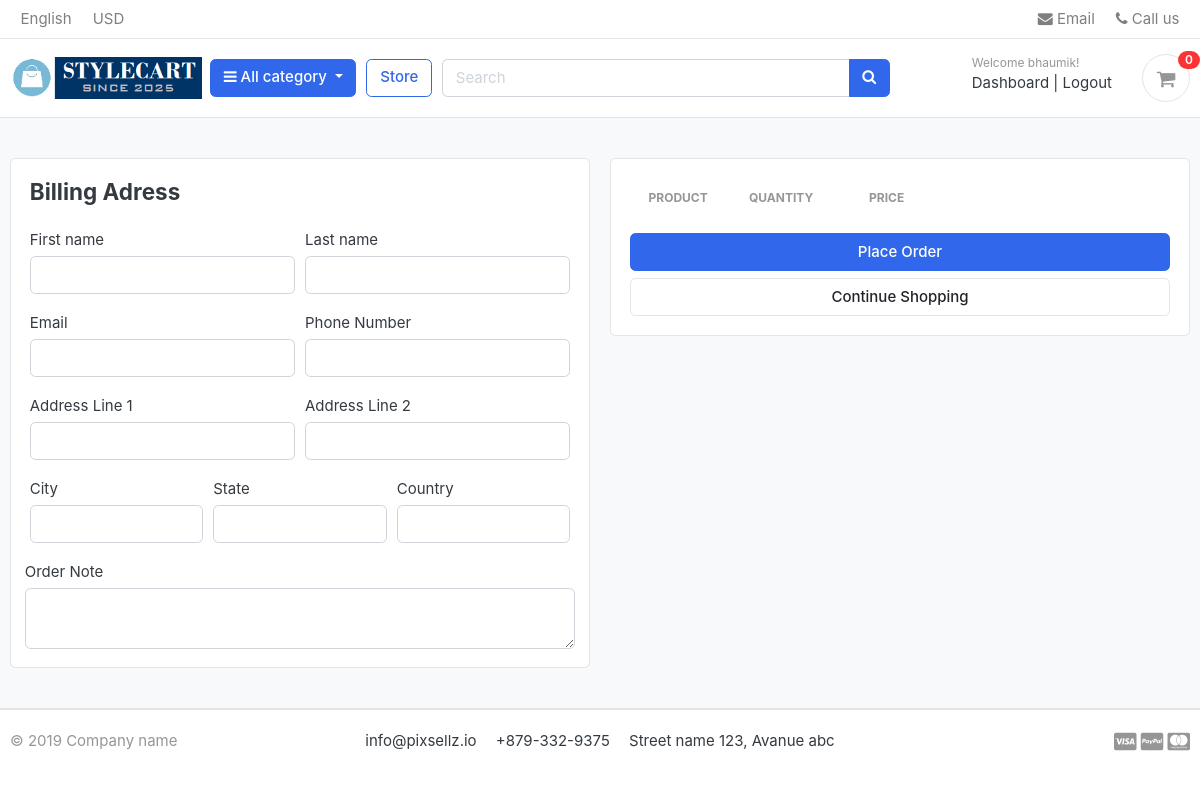
/cart/checkout/ (signed in), run on an earlier commit of the app's database.
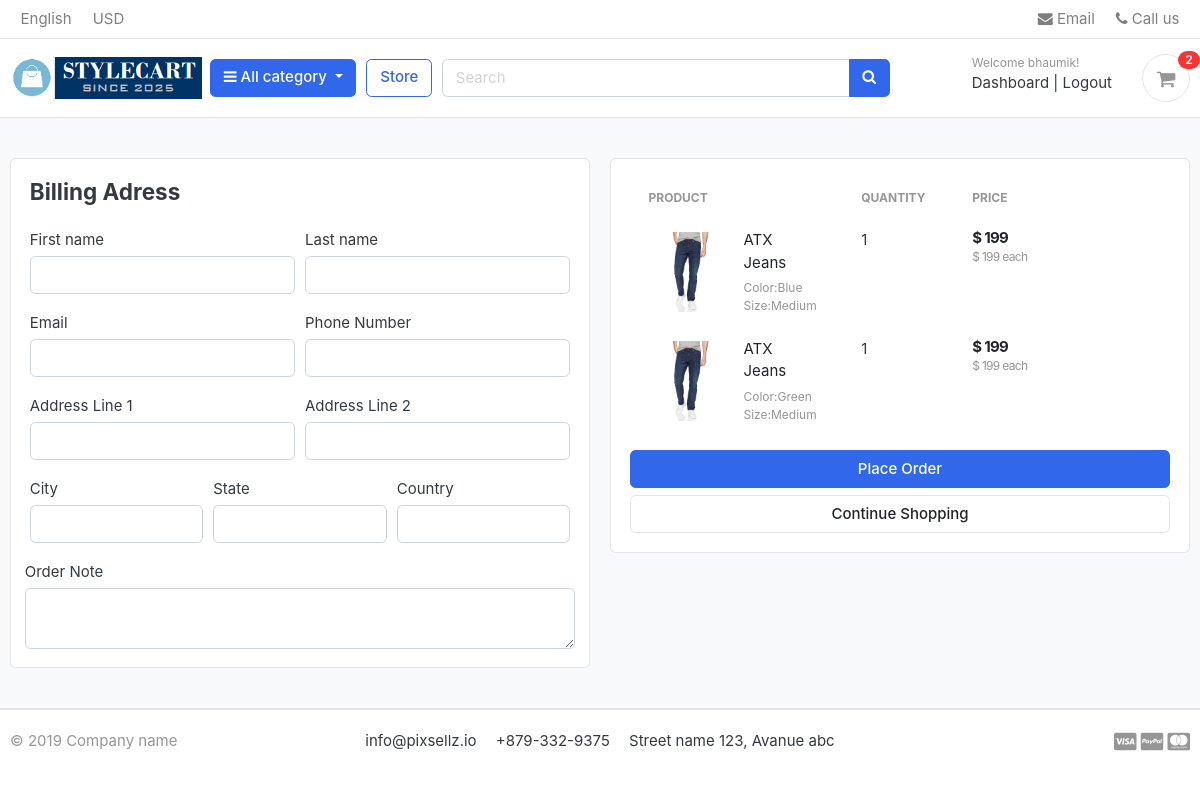
And on a later commit of the database.
### cart/models.py (models this page shows, shortened)
class CartItem(models.Model):
    user        =models.ForeignKey(Account,on_delete=models.CASCADE,null=True)
    product     =models.ForeignKey(Product, on_delete=models.CASCADE)
    variations  =models.ManyToManyField(Variation, blank=True)
    cart        =models.ForeignKey(Cart, on_delete=models.CASCADE,null=True)
    quantity    =models.IntegerField()
    is_active   =models.BooleanField(default=True)
    def sub_total(self):
        return self.product.price * self.quantity

### store/models.py (models this page shows, shortened)
class Product(models.Model):
    product_name =models.CharField(max_length=200,unique=True)
    slug         =models.SlugField(max_length=200,unique=True)
    description  =models.TextField(max_length=500,blank=True)
    price        =models.IntegerField()
    images       =models.ImageField(upload_to='photos/products/')
    stock        =models.IntegerField()
    is_available =models.BooleanField(default=True)
    category     =models.ForeignKey(Category,on_delete=models.CASCADE)
    created_date =models.DateTimeField(auto_now_add=True)
    modified_date=models.DateTimeField(auto_now=True)
    def get_url(self):
        return reverse('product_detail',args=[self.category.slug, self.slug])

class Variation(models.Model):
    variation_category_choice=(
    ('color','color'),
    ('size','size'),
)
    product             =models.ForeignKey(Product,on_delete=models.CASCADE)
    variation_category  =models.CharField(max_length=100,choices=variation_category_choice)
    variation_value     =models.CharField(max_length=100)
    is_active           =models.BooleanField(default=True)
    created_date        =models.DateTimeField(auto_now=True)
    objects=VariationManager()

### cart/views.py (the view)
# urls.py: path('checkout/',views.checkout,name='checkout'),
@login_required(login_url='login')
def checkout(request,total=0,quantity=0,cart_items=None):
    try:
        current_user=request.user
        if current_user.is_authenticated:
            cart_items=CartItem.objects.filter(user=current_user,is_active=True)
        else:
            cart=Cart.objects.get(cart_id=_cart_id(request))
            cart_items=CartItem.objects.filter(cart=cart,is_active=True)
        for cart_item in cart_items:
            total += (cart_item.product.price * cart_item.quantity)
            quantity += cart_item.quantity
    except ObjectDoesNotExist:
        pass
    tax = (12 * total)/100
    grand_total = total + tax
    data={
        'total':total,
        'quantity':quantity,
        'cart_items':cart_items,
        'tax':tax,
        'grand_total':grand_total
    }
    return render(request,'store/checkout.html',data)

### cart/context_processors.py (called while the page is built)
def counter(request):
    if 'admin' in request.path:
        return {}
    else:
        cart_count=0
        try:
            if request.user.is_authenticated:
                cart_items=CartItem.objects.filter(user=request.user)
                for cart_item in cart_items:
                    cart_count += cart_item.quantity
            else:
                cart=Cart.objects.get(cart_id=_cart_id(request))
                cart_items=CartItem.objects.filter(cart=cart)
                for cart_item in cart_items:
                    cart_count += cart_item.quantity
        except Cart.DoesNotExist:
            cart_count=0
        return dict(cart_count=cart_count)

### category/context_processors.py (called while the page is built)
def menu_links(request):
    links=Category.objects.all()
    return dict(links=links)

### category/models.py (called while the page is built)
    def get_url(self):
        return reverse('product_by_category',args=[self.slug])

### templates/store/checkout.html (shortened to what the changed rows need)
{% extends "base.html" %}
{% load static %}
{% block content %}
<section class="section-content padding-y bg">
<div class="container">
<div class="row">
	<aside class="col-lg-6">
		<div class="card">
		<div class="card-body">
            <table class="table table-borderless table-shopping-cart">
            <thead class="text-muted">
            <tr class="small text-uppercase">
                <th scope="col">Product</th>
                <th scope="col" width="120">Quantity</th>
                <th scope="col" width="120">Price</th>
                <th scope="col" class="text-right" width="200"> </th>
            </tr>
            </thead>
            <tbody>
            {% for cart_item in cart_items %}
            <tr>
	            <td>
            		<figure class="itemside align-items-center">
			            <div class="aside"><img src="{{cart_item.product.images.url}}" class="img-sm"></div>
			            <figcaption class="info">
				            <a href="{{cart_item.product.get_url}}" class="title text-dark">{{cart_item.product.product_name}}</a>
				            <p class="text-muted small">
                                {% if cart_item.variations %}
                                    {% for item in cart_item.variations.all %}
                                        {{item.variation_category | capfirst}}:{{item.variation_value | capfirst}}<br>
                                    {% endfor %}
                                {% endif %}
			            </figcaption>
		            </figure>
	            </td>
	            <td>
                    <label for="">{{cart_item.quantity}}</label>
                </td>
                <td>
                    <div class="price-wrap">
                        <var class="price">$ {{cart_item.sub_total}}</var>
                        <small class="text-muted"> $ {{cart_item.product.price}} each </small>
                    </div>
                </td>
            </tr>
            {% endfor %}
            </tbody>
            </table>
		</div>
		</div>
</aside>
</div>
</div>
</section>
</body>
</html>
{% endblock %}

### templates/includes/navbar.html (shortened to what this page needs)
{% load static %}
<header class="section-header">
<nav class="navbar p-md-0 navbar-expand-sm navbar-light border-bottom">
<div class="container">
  <div class="collapse navbar-collapse" id="navbarTop4">
    <ul class="navbar-nav mr-auto">
    	<li class="nav-item dropdown">
		 	<a href="#" class="nav-link">  English </a>
		</li>
		<li class="nav-item dropdown">
			<a href="#" class="nav-link"> USD </a>
		</li>
    </ul>
    <ul class="navbar-nav">
		<li><a href="#" class="nav-link"> <i class="fa fa-envelope"></i> Email </a></li>
		<li><a href="#" class="nav-link"> <i class="fa fa-phone"></i> Call us </a></li>
	</ul>
  </div>
</div>
</nav>
<section class="header-main border-bottom">
	<div class="container">
<div class="row align-items-center">
	<div class="col-lg-2 col-md-3 col-6">
		<a href="{% url 'home' %}" class="brand-wrap">
			<img class="logo" src="{% static './images/logo.png' %}">
		</a>
	</div>
	<div class="col-lg col-sm col-md col-6 flex-grow-0">
		<div class="category-wrap dropdown d-inline-block float-right">
			<button type="button" class="btn btn-primary dropdown-toggle" data-toggle="dropdown">
				<i class="fa fa-bars"></i> All category
			</button>
		</div>
	</div>
	<a href="{% url 'store' %}" class="btn btn-outline-primary">Store</a>
	<div class="col-lg  col-md-6 col-sm-12 col">
		<form action="{% url 'search' %}" class="search" method='GET'>
			<div class="input-group w-100">
			    <input type="text" class="form-control" style="width:60%;" placeholder="Search" name='keyword'>
			    <div class="input-group-append">
			      <button class="btn btn-primary" type="submit">
			        <i class="fa fa-search"></i>
			      </button>
			    </div>
		    </div>
		</form>
	</div>
	<div class="col-lg-3 col-sm-6 col-8 order-2 order-lg-3">
				<div class="d-flex justify-content-end mb-3 mb-lg-0">
					{% if user.id is None %}
						<div class="widget-header">
						<small class="title text-muted">Welcome guest!</small>
						<div>
							<a href="{% url 'login' %}">Sign in</a> <span class="dark-transp"> | </span>
							<a href="{% url 'register' %}"> Register</a>
						</div>
					</div>
					{% else %}
						<div class="widget-header">
						<small class="title text-muted">Welcome {{user.first_name}}!</small>
						<div>
							<a href="{% url 'dashboard' %}"> Dashboard</a> <span class="dark-transp"> | </span>
							<a href="{% url 'logout' %}"> Logout</a>
						</div>
					</div>
					{% endif %}
					<a href="{% url 'cart' %}" class="widget-header pl-3 ml-3">
						<div class="icon icon-sm rounded-circle border"><i class="fa fa-shopping-cart"></i></div>
						<span class="badge badge-pill badge-danger notify">{{cart_count}}</span>
					</a>
				</div>
			</div>
</div>
	</div>
</section>
</header>

What changed in the data, as far as the page shows it:
added CartItem: product.images (picture), product.product_name "ATX Jeans", quantity "1", sub_total "199", product.price "199"
now on this page (row unchanged): Variation: variation_category "Color", variation_value "Blue", shown under "ATX Jeans"
now on this page (row unchanged): Variation: variation_category "Size", variation_value "Medium"
added CartItem: product.images (picture), product.product_name "ATX Jeans", quantity "1", sub_total "199", product.price "199"
now on this page (row unchanged): Variation: variation_category "Color", variation_value "Green", shown under "ATX Jeans"
Also different on the page:
{{ cart_count }}: "0" → "2"
